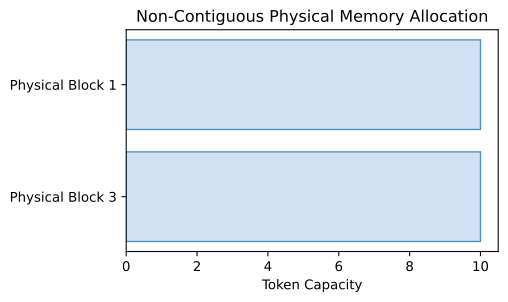

Generate this figure with Python:
import os
import matplotlib.pyplot as plt
fig, ax = plt.subplots(figsize=(5,3))
ax.barh(['Physical Block 3', 'Physical Block 1'], [10, 10], color='#cfe2f3', edgecolor='#4a90c4')
ax.set_title('Non-Contiguous Physical Memory Allocation')
ax.set_xlabel('Token Capacity')
out = os.environ.get('VISUAL_OUT_PATH', 'out.svg')
plt.savefig(out, format='svg', bbox_inches='tight')
